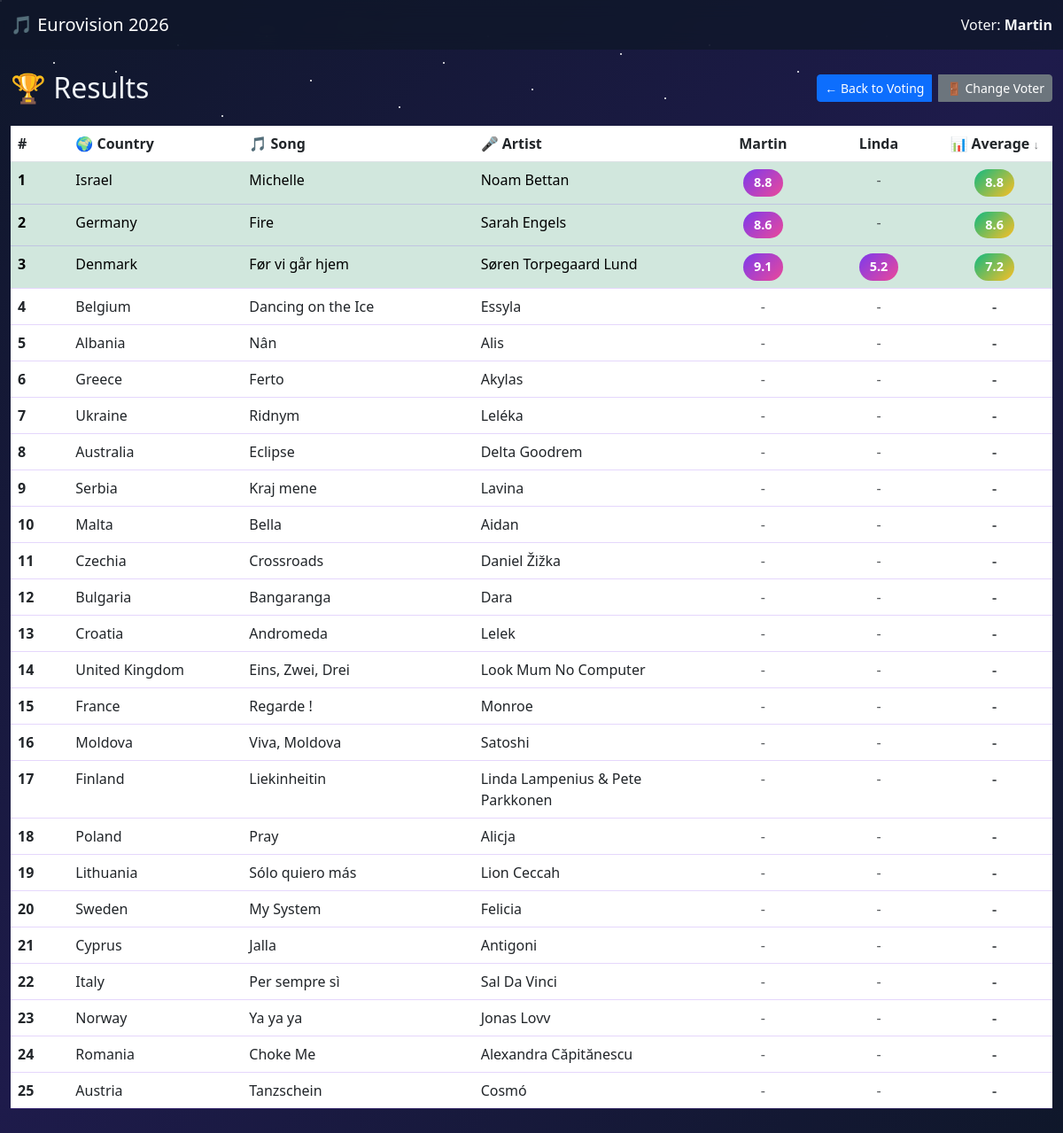
The page /mgp/Martin/results on the database its author committed.
### app/models.py (models this page shows)
class User(Base):
    __tablename__ = "users"
    id = Column(Integer, primary_key=True, index=True)
    username = Column(String, unique=True, index=True, nullable=False)
    created_at = Column(DateTime, default=datetime.utcnow)
    ratings = relationship("Rating", back_populates="user", cascade="all, delete-orphan")

class Song(Base):
    __tablename__ = "songs"
    id = Column(Integer, primary_key=True, index=True)
    order = Column(Integer, nullable=False)
    country = Column(String, nullable=False, index=True)
    artist = Column(String, nullable=False)
    song_name = Column(String, nullable=False)
    youtube_url = Column(String, nullable=True)
    ratings = relationship("Rating", back_populates="song", cascade="all, delete-orphan")

### app/main.py (the view)
@app.get("/mgp/{username}/results", response_class=HTMLResponse)
def results_page(username: str, sort_by: str = "average", sort_dir: str = "desc", request: Request = None, db: Session = Depends(get_db)):
    user = db.query(models.User).filter(models.User.username == username).first()
    if not user:
        return RedirectResponse(url="/")
    users = db.query(models.User).all()
    songs = db.query(models.Song).order_by(models.Song.order).all()
    results = []
    for song in songs:
        song_result = {
            "song": song,
            "ratings": {}
        }
        for user_item in users:
            rating = db.query(models.Rating).filter(
                models.Rating.user_id == user_item.id,
                models.Rating.song_id == song.id
            ).first()
            song_result["ratings"][user_item.username] = rating.final_rating if rating else None
        ratings_list = [r for r in song_result["ratings"].values() if r is not None]
        song_result["average"] = round(sum(ratings_list) / len(ratings_list), 1) if ratings_list else None
        results.append(song_result)
    reverse = sort_dir == "desc"
    if sort_by == "average":
        results.sort(key=lambda x: x["average"] if x["average"] else 0, reverse=reverse)
    elif sort_by in [u.username for u in users]:
        results.sort(key=lambda x: x["ratings"][sort_by] if x["ratings"][sort_by] else 0, reverse=reverse)
    else:
        results.sort(key=lambda x: x["song"].order, reverse=False)
    return templates.TemplateResponse(
        "results.html",
        {
            "request": request,
            "username": username,
            "users": users,
            "results": results,
            "sort_by": sort_by,
            "sort_dir": sort_dir
        }
    )

### app/templates/results.html (shortened to what this page needs)
{% extends "base.html" %}
{% block content %}
<nav class="navbar navbar-expand-lg navbar-dark bg-dark bg-opacity-75">
    <div class="container-fluid">
        <span class="navbar-brand mb-0 h1">🎵 Eurovision 2026</span>
        <div class="navbar-text text-light">
            Voter: <strong>{{ username }}</strong>
        </div>
    </div>
</nav>
<div class="container-fluid py-4">
    <div class="row mb-4">
        <div class="col-12">
            <div class="d-flex gap-2 justify-content-between align-items-center flex-wrap">
                <h2 class="mb-0">🏆 Results</h2>
                <div class="btn-group gap-2">
                    <a href="/mgp/{{ username }}" class="btn btn-primary btn-sm">← Back to Voting</a>
                    <a href="/" class="btn btn-secondary btn-sm">🚪 Change Voter</a>
                </div>
            </div>
        </div>
    </div>
    <div class="row d-none d-md-flex">
        <div class="col-12">
            <div class="table-responsive">
                <table class="table table-hover table-festive" id="resultsTable">
                    <thead>
                        <tr>
                            <th style="width: 5%">#</th>
                            <th style="width: 15%">🌍 Country</th>
                            <th style="width: 20%">🎵 Song</th>
                            <th style="width: 20%">🎤 Artist</th>
                            {% for user in users %}
                            <th class="text-center sortable" style="width: 10%; cursor: pointer;">
                                <a href="/mgp/{{ username }}/results?sort_by={{ user.username }}&sort_dir={% if sort_by == user.username and sort_dir == 'desc' %}asc{% else %}desc{% endif %}" style="text-decoration: none; color: inherit;">
                                    {{ user.username }}
                                </a>
                            </th>
                            {% endfor %}
                            <th class="text-center fw-bold sortable" style="width: 10%; cursor: pointer;">
                                <a href="/mgp/{{ username }}/results?sort_by=average&sort_dir={% if sort_by == 'average' and sort_dir == 'asc' %}desc{% else %}asc{% endif %}" style="text-decoration: none; color: inherit;">
                                    📊 Average
                                    {% if sort_by == 'average' %}
                                        <span class="sort-indicator">{% if sort_dir == 'asc' %} ↑{% else %} ↓{% endif %}</span>
                                    {% endif %}
                                </a>
                            </th>
                        </tr>
                    </thead>
                    <tbody>
                        {% for result in results %}
                        <tr class="{% if loop.index <= 3 %}table-success{% endif %}">
                            <td class="fw-bold">{{ loop.index }}</td>
                            <td>{{ result.song.country }}</td>
                            <td>{{ result.song.song_name }}</td>
                            <td>{{ result.song.artist }}</td>
                            {% for user in users %}
                            <td class="text-center">
                                {% if result.ratings[user.username] %}
                                    <span class="badge bg-primary">{{ result.ratings[user.username] }}</span>
                                {% else %}
                                    <span class="text-muted">-</span>
                                {% endif %}
                            </td>
                            {% endfor %}
                            <td class="text-center fw-bold">
                                {% if result.average %}
                                    <span class="badge bg-success">{{ result.average }}</span>
                                {% else %}
                                    <span class="text-muted">-</span>
                                {% endif %}
                            </td>
                        </tr>
                        {% endfor %}
                    </tbody>
                </table>
            </div>
        </div>
    </div>
</div>
{% endblock %}

### app/templates/base.html (shortened to what this page needs)
<!DOCTYPE html>
<html lang="en">
<head>
    <link href="https://cdn.jsdelivr.net/npm/bootstrap@5.3.0/dist/css/bootstrap.min.css" rel="stylesheet">
    <link rel="stylesheet" href="{{ url_for('static', path='/css/style.css') }}">
</head>
<body>
    {% block content %}{% endblock %}
</body>
</html>

### app/static/css/style.css (style rules this page uses)
:root { --primary: #7c3aed; --secondary: #ec4899; --accent: #fbbf24; --success: #10b981; --danger: #ef4444; --dark-bg: #0f172a; --card-bg: #1e293b; --text-light: #f1f5f9; }
* { scroll-behavior: smooth; }
body { background: linear-gradient(135deg, #0f172a 0%, #1e1b4b 50%, #0f172a 100%); color: var(--text-light); font-family: 'Segoe UI', Tahoma, Geneva, Verdana, sans-serif; min-height: 100vh; position: relative; overflow-x: hidden; }
.table-festive { color: var(--text-light); }
.table-festive thead { background: linear-gradient(135deg, var(--primary) 0%, var(--secondary) 100%); color: white; }
.table-festive tbody tr { border-bottom: 1px solid rgba(124, 58, 237, 0.2); transition: all 0.3s ease; }
.table-festive .badge { font-size: 0.9rem; padding: 0.5rem 0.75rem; }
.navbar { backdrop-filter: blur(10px); background: rgba(15, 23, 42, 0.8) !important; }
.badge { font-weight: 600; padding: 0.5rem 1rem; border-radius: 20px; }
.badge.bg-primary { background: linear-gradient(135deg, var(--primary), var(--secondary)) !important; }
.badge.bg-success { background: linear-gradient(135deg, var(--success), var(--accent)) !important; }
.table-festive thead .sortable { transition: background-color 0.2s ease; }
.sort-indicator { font-size: 0.8em; opacity: 0.6; }

### rows shown on the page
User: username "Martin", username "8.8", username "8.6", username "9.1"
User: username "Linda", username "5.2"
Song: song.country "Israel", song.song_name "Michelle", song.artist "Noam Bettan"
Song: song.country "Germany", song.song_name "Fire", song.artist "Sarah Engels"
Song: song.country "Denmark", song.song_name "Før vi går hjem", song.artist "Søren Torpegaard Lund"
Song: song.country "Belgium", song.song_name "Dancing on the Ice", song.artist "Essyla"
Song: song.country "Albania", song.song_name "Nân", song.artist "Alis"
Song: song.country "Greece", song.song_name "Ferto", song.artist "Akylas"
Song: song.country "Ukraine", song.song_name "Ridnym", song.artist "Leléka"
Song: song.country "Australia", song.song_name "Eclipse", song.artist "Delta Goodrem"
Song: song.country "Serbia", song.song_name "Kraj mene", song.artist "Lavina"
Song: song.country "Malta", song.song_name "Bella", song.artist "Aidan"
Song: song.country "Czechia", song.song_name "Crossroads", song.artist "Daniel Žižka"
Song: song.country "Bulgaria", song.song_name "Bangaranga", song.artist "Dara"
Song: song.country "Croatia", song.song_name "Andromeda", song.artist "Lelek"
Song: song.country "United Kingdom", song.song_name "Eins, Zwei, Drei", song.artist "Look Mum No Computer"
Song: song.country "France", song.song_name "Regarde !", song.artist "Monroe"
Song: song.country "Moldova", song.song_name "Viva, Moldova", song.artist "Satoshi"
Song: song.country "Finland", song.song_name "Liekinheitin", song.artist "Linda Lampenius & Pete Parkkonen"
Song: song.country "Poland", song.song_name "Pray", song.artist "Alicja"
Song: song.country "Lithuania", song.song_name "Sólo quiero más", song.artist "Lion Ceccah"
Song: song.country "Sweden", song.song_name "My System", song.artist "Felicia"
Song: song.country "Cyprus", song.song_name "Jalla", song.artist "Antigoni"
Song: song.country "Italy", song.song_name "Per sempre sì", song.artist "Sal Da Vinci"
Song: song.country "Norway", song.song_name "Ya ya ya", song.artist "Jonas Lovv"
Song: song.country "Romania", song.song_name "Choke Me", song.artist "Alexandra Căpitănescu"
Song: song.country "Austria", song.song_name "Tanzschein", song.artist "Cosmó"

### other values the page prints
{{ result.average }} "8.8" "8.6" "7.2"
